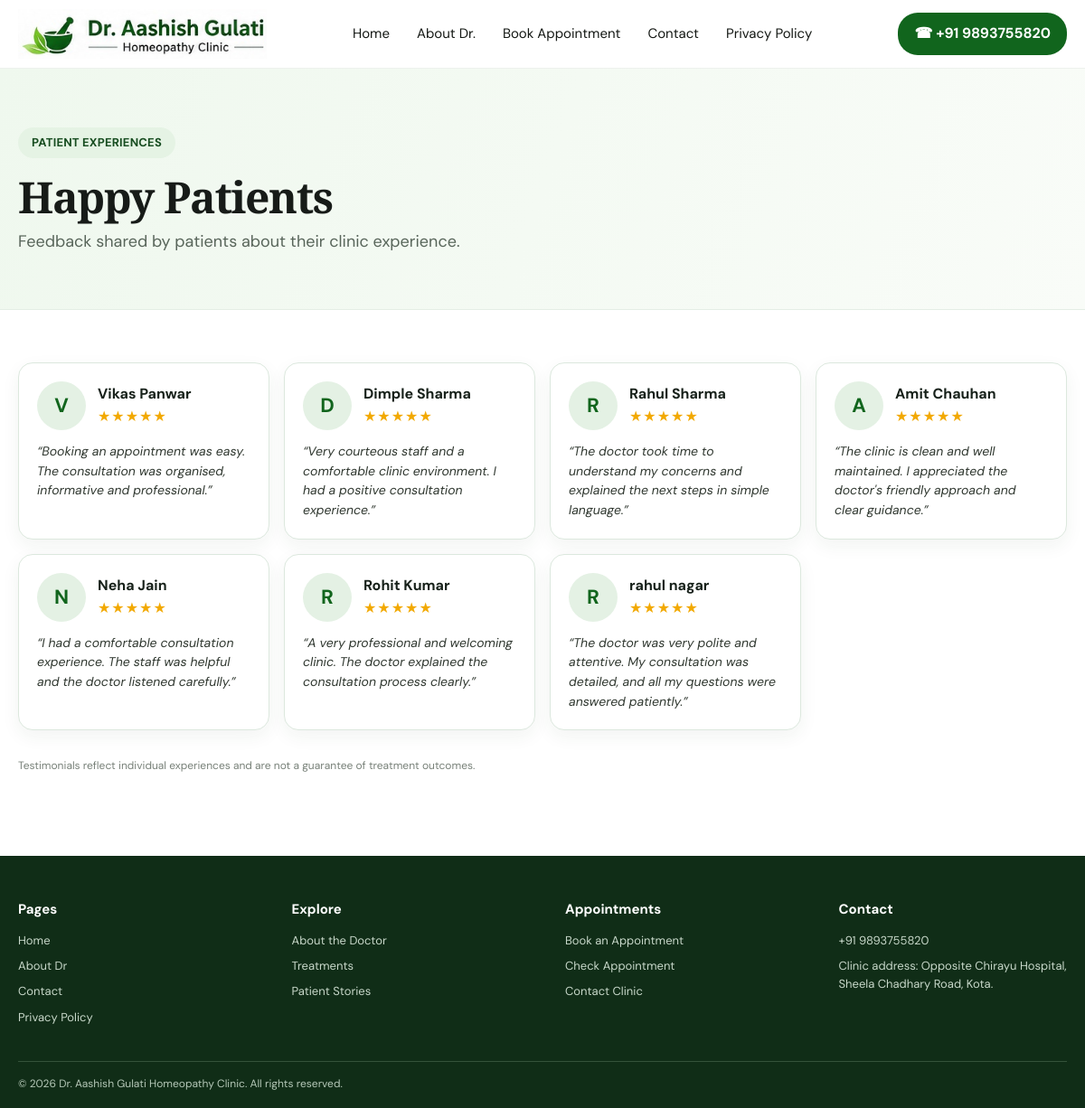
Page /testimonials/ on the committed database.
### website/models.py (models this page shows, shortened)
class Testimonial(models.Model):
    patient_name = models.CharField(max_length=100)
    quote = models.TextField()
    rating = models.PositiveSmallIntegerField(default=5)
    is_published = models.BooleanField(default=True)
    created_at = models.DateTimeField(auto_now_add=True)
    class Meta:
        ordering = ['-created_at']

### website/views.py (the view)
# urls.py: path('testimonials/', views.testimonial_list, name='testimonials'),
def testimonials(request):
    return render(request, 'website/testimonials.html', {'testimonials': Testimonial.objects.filter(is_published=True)})

### clinic_dashboard/context_processors.py (called while the page is built)
def clinic_dashboard_context(request):
    return {'now': timezone.localtime()}

### templates/website/testimonials.html
{% extends 'base.html' %}{% block title %}Happy Patients{% endblock %}{% block content %}
<section class="page-hero"><div class="container"><p class="eyebrow">PATIENT EXPERIENCES</p><h1>Happy Patients</h1><p>Feedback shared by patients about their clinic experience.</p></div></section>
<section class="container section"><div class="testimonial-grid">{% for item in testimonials %}<article class="testimonial-card"><div class="patient-head"><div class="avatar">{{ item.patient_name|first|upper }}</div><div><h3>{{ item.patient_name }}</h3><div class="stars">{% for i in "12345"|make_list %}{% if forloop.counter <= item.rating %}★{% endif %}{% endfor %}</div></div></div><p>“{{ item.quote }}”</p></article>{% empty %}<div class="empty-state">No published testimonials yet. Approved testimonials added through the admin dashboard will appear here.</div>{% endfor %}</div><p class="disclaimer">Testimonials reflect individual experiences and are not a guarantee of treatment outcomes.</p></section>
{% endblock %}

### static/css/style.css (style rules this page uses)
:root { --green: #11651d; --green-dark: #064b16; --green-soft: #eaf5e9; --ink: #17211a; --muted: #68736c; --line: #dce8de; --paper: #fff; --shadow: 0 12px 35px rgba(20, 65, 29, .09) }
* { box-sizing: border-box }
html { scroll-behavior: smooth }
body { margin: 0; color: var(--ink); font-family: 'DM Sans', Arial, sans-serif; background: #fff; font-size: 16px; line-height: 1.55 }
.container { width: min(1240px, calc(100% - 40px)); margin-inline: auto }
.eyebrow { display: inline-block; background: #e5f3e4; color: #174d20; border-radius: 24px; padding: 7px 15px; font-size: 13px; font-weight: 700; letter-spacing: .2px; margin: 0 0 17px }
.hero h1, .page-hero h1 { font-family: 'Playfair Display', Georgia, serif; font-size: clamp(42px, 4.2vw, 62px); line-height: 1.08; letter-spacing: -1.4px; margin: 0 0 18px; color: #171b18 }
.section { padding-top: 58px; padding-bottom: 58px }
.testimonial-grid { display: grid; grid-template-columns: repeat(4, 1fr); gap: 16px }
.testimonial-card { background: #fff; border: 1px solid #dce8de; border-radius: 16px; padding: 20px; box-shadow: 0 7px 20px rgba(28, 68, 35, .06) }
.patient-head { display: flex; align-items: center; gap: 13px }
.avatar { height: 54px; width: 54px; flex: 0 0 54px; border-radius: 50%; display: grid; place-items: center; background: #e4f1e4; color: var(--green); font-weight: 700; font-size: 22px }
.patient-head h3 { margin: 0; font-size: 16px }
.stars { color: #f2a900; letter-spacing: 1px }
.testimonial-card p { font-size: 14px; font-style: italic; margin: 13px 0 0; color: #303830 }
.page-hero { background: linear-gradient(110deg, #eff8ee, #f9fcf8); padding: 65px 0 60px; border-bottom: 1px solid #e4eee5 }
.page-hero h1 { font-size: clamp(38px, 4vw, 52px); margin-bottom: 10px }
.page-hero p:last-child { margin: 0; color: #58655a; font-size: 18px }
.disclaimer { font-size: 12px; color: #778078; margin-top: 30px }

### rows in the picture
Testimonial: patient_name|first "V", patient_name "Vikas Panwar", rating 5 (drawn), quote "Booking an appointment was easy. The consultation was organised, informative and professional."
Testimonial: patient_name|first "D", patient_name "Dimple Sharma", rating 5 (drawn), quote "Very courteous staff and a comfortable clinic environment. I had a positive consultation experience."
Testimonial: patient_name|first "R", patient_name "Rahul Sharma", rating 5 (drawn), quote "The doctor took time to understand my concerns and explained the next steps in simple language."
Testimonial: patient_name|first "A", patient_name "Amit Chauhan", rating 5 (drawn), quote "The clinic is clean and well maintained. I appreciated the doctor's friendly approach and clear guidance."
Testimonial: patient_name|first "N", patient_name "Neha Jain", rating 5 (drawn), quote "I had a comfortable consultation experience. The staff was helpful and the doctor listened carefully."
Testimonial: patient_name|first "R", patient_name "Rohit Kumar", rating 5 (drawn), quote "A very professional and welcoming clinic. The doctor explained the consultation process clearly."
Testimonial: patient_name|first "R", patient_name "rahul nagar", rating 5 (drawn), quote "The doctor was very polite and attentive. My consultation was detailed, and all my questions were answered patiently."
